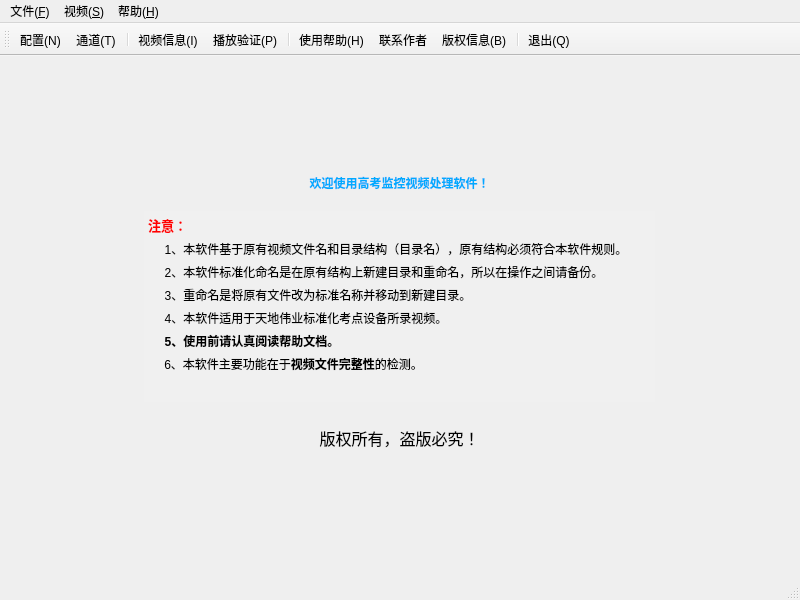
<?xml version="1.0" encoding="UTF-8"?>
<ui version="4.0">
 <class>MainWindow</class>
 <widget class="QMainWindow" name="MainWindow">
  <property name="geometry">
   <rect>
    <x>0</x>
    <y>0</y>
    <width>800</width>
    <height>600</height>
   </rect>
  </property>
  <property name="windowTitle">
   <string>高考视频处理软件2019版</string>
  </property>
  <property name="windowIcon">
   <iconset resource="ico.qrc">
    <normaloff>:/ico.png</normaloff>:/ico.png</iconset>
  </property>
  <property name="styleSheet">
   <string notr="true">font: 12pt &quot;阿里巴巴普惠体 M&quot;;</string>
  </property>
  <widget class="QWidget" name="centralWidget">
   <layout class="QHBoxLayout" name="horizontalLayout_2">
    <item>
     <layout class="QHBoxLayout" name="horizontalLayout">
      <item>
       <spacer name="horizontalSpacer">
        <property name="orientation">
         <enum>Qt::Horizontal</enum>
        </property>
        <property name="sizeHint" stdset="0">
         <size>
          <width>138</width>
          <height>20</height>
         </size>
        </property>
       </spacer>
      </item>
      <item>
       <layout class="QVBoxLayout" name="verticalLayout_2">
        <item>
         <spacer name="verticalSpacer_3">
          <property name="orientation">
           <enum>Qt::Vertical</enum>
          </property>
          <property name="sizeHint" stdset="0">
           <size>
            <width>20</width>
            <height>108</height>
           </size>
          </property>
         </spacer>
        </item>
        <item>
         <layout class="QVBoxLayout" name="verticalLayout">
          <item>
           <widget class="QLabel" name="label">
            <property name="styleSheet">
             <string notr="true">font: 16pt &quot;微软雅黑&quot;;
color: rgb(0, 170, 255);
</string>
            </property>
            <property name="text">
             <string>&lt;html&gt;&lt;head/&gt;&lt;body&gt;&lt;p align=&quot;center&quot;&gt;&lt;span style=&quot; font-weight:600;&quot;&gt;欢迎使用高考监控视频处理软件！&lt;/span&gt;&lt;/p&gt;&lt;/body&gt;&lt;/html&gt;</string>
            </property>
           </widget>
          </item>
          <item>
           <spacer name="verticalSpacer">
            <property name="orientation">
             <enum>Qt::Vertical</enum>
            </property>
            <property name="sizeHint" stdset="0">
             <size>
              <width>20</width>
              <height>13</height>
             </size>
            </property>
           </spacer>
          </item>
          <item>
           <widget class="QTextBrowser" name="textBrowser">
            <property name="minimumSize">
             <size>
              <width>511</width>
              <height>120</height>
             </size>
            </property>
            <property name="styleSheet">
             <string notr="true">background-color: rgb(240, 240, 240);
font: 9pt &quot;阿里巴巴普惠体 M&quot;;
border:0px;
</string>
            </property>
            <property name="html">
             <string>&lt;!DOCTYPE HTML PUBLIC &quot;-//W3C//DTD HTML 4.0//EN&quot; &quot;http://www.w3.org/TR/REC-html40/strict.dtd&quot;&gt;
&lt;html&gt;&lt;head&gt;&lt;meta name=&quot;qrichtext&quot; content=&quot;1&quot; /&gt;&lt;style type=&quot;text/css&quot;&gt;
p, li { white-space: pre-wrap; }
&lt;/style&gt;&lt;/head&gt;&lt;body style=&quot; font-family:'阿里巴巴普惠体 M'; font-size:9pt; font-weight:400; font-style:normal;&quot;&gt;
&lt;p style=&quot; margin-top:5px; margin-bottom:0px; margin-left:0px; margin-right:0px; -qt-block-indent:0; text-indent:0px;&quot;&gt;&lt;span style=&quot; font-family:'SimSun'; font-size:10pt; font-weight:600; color:#ff0000;&quot;&gt;注意：&lt;/span&gt;&lt;/p&gt;
&lt;p style=&quot; margin-top:5px; margin-bottom:0px; margin-left:0px; margin-right:0px; -qt-block-indent:0; text-indent:0px;&quot;&gt;&lt;span style=&quot; font-family:'SimSun';&quot;&gt;     1、本软件基于原有视频文件名和目录结构（目录名），原有结构必须符合本软件规则。&lt;/span&gt;&lt;/p&gt;
&lt;p style=&quot; margin-top:5px; margin-bottom:0px; margin-left:0px; margin-right:0px; -qt-block-indent:0; text-indent:0px;&quot;&gt;&lt;span style=&quot; font-family:'SimSun';&quot;&gt;     2、本软件标准化命名是在原有结构上新建目录和重命名，所以在操作之间请备份。&lt;/span&gt;&lt;/p&gt;
&lt;p style=&quot; margin-top:5px; margin-bottom:0px; margin-left:0px; margin-right:0px; -qt-block-indent:0; text-indent:0px;&quot;&gt;&lt;span style=&quot; font-family:'SimSun';&quot;&gt;     3、重命名是将原有文件改为标准名称并移动到新建目录。&lt;/span&gt;&lt;/p&gt;
&lt;p style=&quot; margin-top:5px; margin-bottom:0px; margin-left:0px; margin-right:0px; -qt-block-indent:0; text-indent:0px;&quot;&gt;&lt;span style=&quot; font-family:'SimSun';&quot;&gt;     4、本软件适用于天地伟业标准化考点设备所录视频。&lt;/span&gt;&lt;/p&gt;
&lt;p style=&quot; margin-top:5px; margin-bottom:0px; margin-left:0px; margin-right:0px; -qt-block-indent:0; text-indent:0px;&quot;&gt;&lt;span style=&quot; font-family:'SimSun';&quot;&gt;    &lt;/span&gt;&lt;span style=&quot; font-family:'SimSun'; font-weight:600;&quot;&gt; 5、使用前请认真阅读帮助文档。&lt;/span&gt;&lt;/p&gt;
&lt;p style=&quot; margin-top:5px; margin-bottom:0px; margin-left:3px; margin-right:0px; -qt-block-indent:0; text-indent:0px;&quot;&gt;&lt;span style=&quot; font-family:'SimSun'; font-weight:600;&quot;&gt;    &lt;/span&gt;&lt;span style=&quot; font-family:'SimSun';&quot;&gt;6、本软件主要功能在于&lt;/span&gt;&lt;span style=&quot; font-family:'SimSun'; font-weight:600;&quot;&gt;视频文件完整性&lt;/span&gt;&lt;span style=&quot; font-family:'SimSun';&quot;&gt;的检测。&lt;/span&gt;&lt;/p&gt;&lt;/body&gt;&lt;/html&gt;</string>
            </property>
           </widget>
          </item>
          <item>
           <spacer name="verticalSpacer_2">
            <property name="orientation">
             <enum>Qt::Vertical</enum>
            </property>
            <property name="sizeHint" stdset="0">
             <size>
              <width>20</width>
              <height>18</height>
             </size>
            </property>
           </spacer>
          </item>
          <item>
           <widget class="QLabel" name="label_2">
            <property name="text">
             <string>&lt;html&gt;&lt;head/&gt;&lt;body&gt;&lt;p align=&quot;center&quot;&gt;&lt;span style=&quot; font-size:12pt;&quot;&gt;版权所有，盗版必究！&lt;/span&gt;&lt;/p&gt;&lt;/body&gt;&lt;/html&gt;</string>
            </property>
           </widget>
          </item>
         </layout>
        </item>
        <item>
         <spacer name="verticalSpacer_4">
          <property name="orientation">
           <enum>Qt::Vertical</enum>
          </property>
          <property name="sizeHint" stdset="0">
           <size>
            <width>20</width>
            <height>118</height>
           </size>
          </property>
         </spacer>
        </item>
       </layout>
      </item>
      <item>
       <spacer name="horizontalSpacer_2">
        <property name="orientation">
         <enum>Qt::Horizontal</enum>
        </property>
        <property name="sizeHint" stdset="0">
         <size>
          <width>138</width>
          <height>20</height>
         </size>
        </property>
       </spacer>
      </item>
     </layout>
    </item>
   </layout>
  </widget>
  <widget class="QMenuBar" name="menuBar">
   <property name="geometry">
    <rect>
     <x>0</x>
     <y>0</y>
     <width>800</width>
     <height>28</height>
    </rect>
   </property>
   <widget class="QMenu" name="menu_F">
    <property name="title">
     <string>文件(&amp;F)</string>
    </property>
    <addaction name="action_N"/>
    <addaction name="action_T"/>
    <addaction name="action_Q"/>
   </widget>
   <widget class="QMenu" name="menu_S">
    <property name="title">
     <string>视频(&amp;S)</string>
    </property>
    <addaction name="action_I"/>
    <addaction name="action_P"/>
   </widget>
   <widget class="QMenu" name="menu_H">
    <property name="title">
     <string>帮助(&amp;H)</string>
    </property>
    <addaction name="action_H"/>
    <addaction name="action_L"/>
    <addaction name="action_B"/>
   </widget>
   <addaction name="menu_F"/>
   <addaction name="menu_S"/>
   <addaction name="menu_H"/>
  </widget>
  <widget class="QToolBar" name="mainToolBar">
   <attribute name="toolBarArea">
    <enum>TopToolBarArea</enum>
   </attribute>
   <attribute name="toolBarBreak">
    <bool>false</bool>
   </attribute>
   <addaction name="action_N"/>
   <addaction name="action_T"/>
   <addaction name="separator"/>
   <addaction name="action_I"/>
   <addaction name="action_P"/>
   <addaction name="separator"/>
   <addaction name="action_H"/>
   <addaction name="action_L"/>
   <addaction name="action_B"/>
   <addaction name="separator"/>
   <addaction name="action_Q"/>
  </widget>
  <widget class="QStatusBar" name="statusBar"/>
  <action name="action_N">
   <property name="icon">
    <iconset resource="myicon.qrc">
     <normaloff>:/myicon/icon/configure-2.png</normaloff>:/myicon/icon/configure-2.png</iconset>
   </property>
   <property name="text">
    <string>配置(&amp;N)</string>
   </property>
   <property name="statusTip">
    <string>视频存储配置</string>
   </property>
   <property name="shortcut">
    <string>Ctrl+N</string>
   </property>
  </action>
  <action name="action_T">
   <property name="icon">
    <iconset resource="myicon.qrc">
     <normaloff>:/myicon/icon/edit-find-user.png</normaloff>:/myicon/icon/edit-find-user.png</iconset>
   </property>
   <property name="text">
    <string>通道(&amp;T)</string>
   </property>
   <property name="statusTip">
    <string>通道-考场配置</string>
   </property>
   <property name="shortcut">
    <string>Ctrl+T</string>
   </property>
  </action>
  <action name="action_H">
   <property name="icon">
    <iconset resource="myicon.qrc">
     <normaloff>:/myicon/icon/help.png</normaloff>:/myicon/icon/help.png</iconset>
   </property>
   <property name="text">
    <string>使用帮助(&amp;H)</string>
   </property>
   <property name="statusTip">
    <string>使用帮助</string>
   </property>
   <property name="shortcut">
    <string>Ctrl+H</string>
   </property>
  </action>
  <action name="action_L">
   <property name="icon">
    <iconset resource="myicon.qrc">
     <normaloff>:/myicon/icon/call-start.png</normaloff>:/myicon/icon/call-start.png</iconset>
   </property>
   <property name="text">
    <string>联系作者</string>
   </property>
   <property name="statusTip">
    <string>联系作者</string>
   </property>
   <property name="shortcut">
    <string>Ctrl+L</string>
   </property>
  </action>
  <action name="action_B">
   <property name="icon">
    <iconset resource="myicon.qrc">
     <normaloff>:/myicon/icon/contact-new-3.png</normaloff>:/myicon/icon/contact-new-3.png</iconset>
   </property>
   <property name="text">
    <string>版权信息(&amp;B)</string>
   </property>
   <property name="statusTip">
    <string>版权信息</string>
   </property>
   <property name="shortcut">
    <string>Ctrl+B</string>
   </property>
  </action>
  <action name="action_Q">
   <property name="icon">
    <iconset resource="myicon.qrc">
     <normaloff>:/myicon/icon/application-exit-2.png</normaloff>:/myicon/icon/application-exit-2.png</iconset>
   </property>
   <property name="text">
    <string>退出(&amp;Q)</string>
   </property>
   <property name="statusTip">
    <string>退出</string>
   </property>
   <property name="shortcut">
    <string>Ctrl+Q</string>
   </property>
  </action>
  <action name="action_I">
   <property name="icon">
    <iconset resource="myicon.qrc">
     <normaloff>:/myicon/icon/document-preview-archive.png</normaloff>:/myicon/icon/document-preview-archive.png</iconset>
   </property>
   <property name="text">
    <string>视频信息(&amp;I)</string>
   </property>
   <property name="toolTip">
    <string>视频信息(I)</string>
   </property>
   <property name="statusTip">
    <string>视频详细信息</string>
   </property>
   <property name="shortcut">
    <string>Ctrl+I</string>
   </property>
  </action>
  <action name="action_P">
   <property name="icon">
    <iconset resource="myicon.qrc">
     <normaloff>:/myicon/icon/media-eject-2.png</normaloff>:/myicon/icon/media-eject-2.png</iconset>
   </property>
   <property name="text">
    <string>播放验证(&amp;P)</string>
   </property>
   <property name="toolTip">
    <string>播放验证(P)</string>
   </property>
   <property name="statusTip">
    <string>自动循环播放验证</string>
   </property>
   <property name="shortcut">
    <string>Ctrl+P</string>
   </property>
  </action>
 </widget>
 <layoutdefault spacing="6" margin="11"/>
 <resources>
  <include location="ico.qrc"/>
  <include location="myicon.qrc"/>
 </resources>
 <connections/>
</ui>
